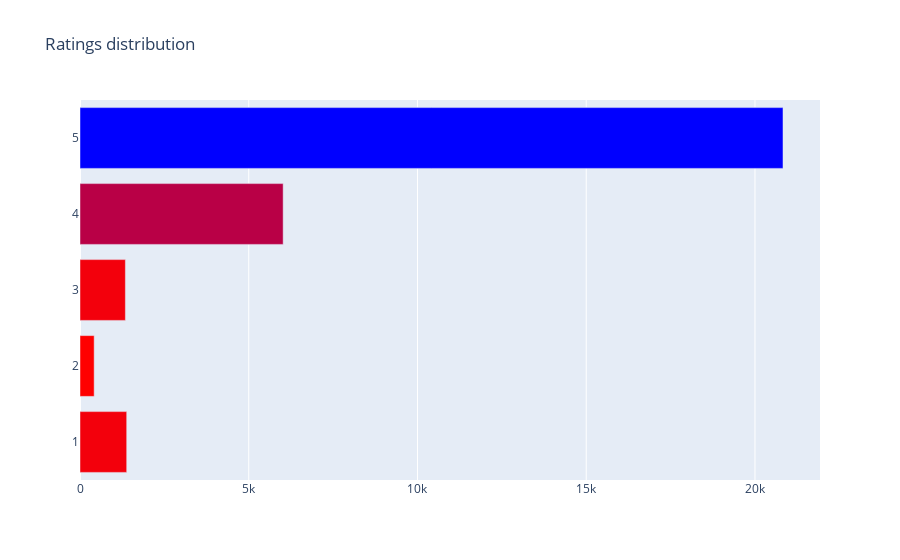

Notebook cell for this chart:
### Code cell
cnt_srs = prod_df['reviews_rating'].value_counts().head()
trace = go.Bar(
    y=cnt_srs.index[::-1],
    x=cnt_srs.values[::-1],
    orientation = 'h',
    marker=dict(
        color=cnt_srs.values[::-1],
        colorscale = 'Bluered',
        reversescale = True
    ),
)

layout = dict(
    title='Ratings distribution',
    )
data = [trace]
fig = go.Figure(data=data, layout=layout)
py.iplot(fig, filename="Ratings")

### Figure 1 — Plotly figure (JSON) as saved in the notebook; plotly's stock layout.template omitted (floating-point values rounded to 4 significant figures)
{"data": [{"marker": {"color": [420, 1345, 1384, 6020, 20831], "colorscale": [[0, "rgb(0,0,255)"], [1, "rgb(255,0,0)"]], "reversescale": true}, "orientation": "h", "type": "bar", "x": [420, 1345, 1384, 6020, 20831], "y": [2, 3, 1, 4, 5]}], "layout": {"title": {"text": "Ratings distribution"}}}
